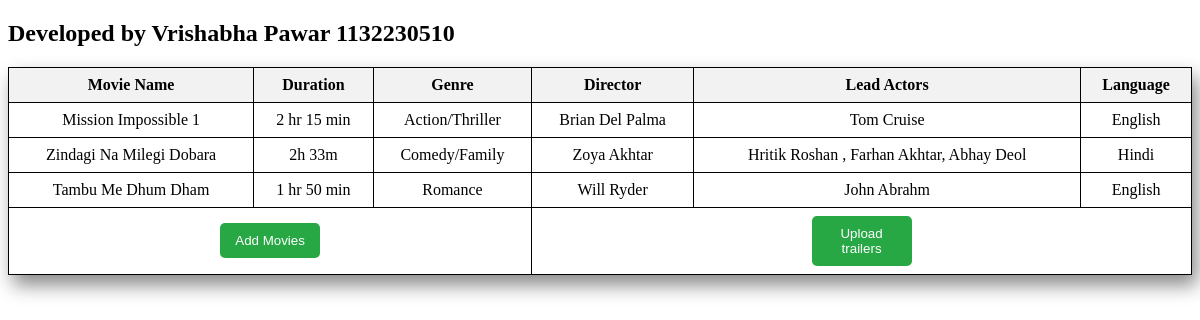
The app's page /display/ with its own data.
### Vrishabha/models.py (models this page shows)
class Movies(models.Model):
    V_movie_name = models.CharField(max_length=100,default="No name")
    V_duration = models.CharField(max_length=50)
    V_genre = models.CharField(max_length=50)
    V_director = models.CharField(max_length=60)
    V_lead_actor = models.CharField(max_length=100)
    V_language = models.CharField(max_length=100)

### Vrishabha/views.py (the view)
# urls.py: path('display/',views.display,name="display"),
def display(request):
    trailor = Movie_T.objects.all()
    objects = Movies.objects.all()
    return render(request,'display.html',{'objects':objects,'trailor':trailor})

### Templates/display.html (shortened to what this page needs)
<!DOCTYPE html>
<html lang="en">
<head>
</head>
<body>
    <h2>Developed by Vrishabha Pawar 1132230510</h2>
    <div class="demotable">
        <table>
            <tr>
                <th>Movie Name</th>
                <th>Duration</th>
                <th>Genre</th>
                <th>Director</th>
                <th>Lead Actors</th>
                <th>Language</th>
            </tr>
            {% for obj in objects %}
            <tr>
                <td>{{ obj.V_movie_name }}</td>
                <td>{{ obj.V_duration }}</td>
                <td>{{ obj.V_genre }}</td>
                <td>{{ obj.V_director }}</td>
                <td>{{ obj.V_lead_actor }}</td>
                <td>{{ obj.V_language }}</td>
            </tr>
            {% endfor %}
            <tr>
                <td colspan="3" style="text-align: center;">
                    <a href="{% url 'index'%}"><button class="register-button">Add Movies</button></a>
                </td>
                <td colspan="3" style="text-align: center;">
                    <a href="{% url 'trailor'%}"><button class="register-button">Upload trailers</button></a>
                </td>
            </tr>
        </table>
        <br>
    </div>
</body>
</html>

### Templates/display.html (style rules this page uses)
table { box-shadow: 5px 10px 18px #888888; width: 100%; text-align: center; }
table, td, th { border: 1px solid black; border-collapse: collapse; }
th, td { padding: 8px; }
th { background-color: #f2f2f2; }
.register-button { background-color: #28a745; color: white; border: none; padding: 10px; width: 100px; border-radius: 5px; cursor: pointer; transition: background-color 0.3s; }

### records on screen
Movies: V_movie_name "Mission Impossible 1", V_duration "2 hr 15 min", V_genre "Action/Thriller", V_director "Brian Del Palma", V_lead_actor "Tom Cruise", V_language "English"
Movies: V_movie_name "Zindagi Na Milegi Dobara", V_duration "2h 33m", V_genre "Comedy/Family", V_director "Zoya Akhtar", V_lead_actor "Hritik Roshan , Farhan Akhtar, Abhay Deol", V_language "Hindi"
Movies: V_movie_name "Tambu Me Dhum Dham", V_duration "1 hr 50 min", V_genre "Romance", V_director "Will Ryder", V_lead_actor "John Abrahm", V_language "English"
